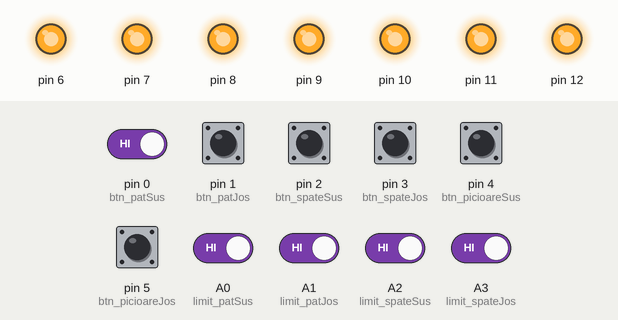
Recording of a sketch running on a simulated Arduino Uno, built with avr-gcc and run on an emulated ATmega328P. Shown: output pins drawn as LEDs (lit = HIGH). The inputs (shaded band) are chosen by the test bench; at power-on: A0 (limit_patSus), A1 (limit_patJos), A2 (limit_spateSus), A3 (limit_spateJos), pin 0 (btn_patSus), pin 1 (btn_patJos), pin 2 (btn_spateSus), pin 3 (btn_spateJos), pin 4 (btn_picioareSus), pin 5 (btn_picioareJos) HIGH.

Above: at 1.2 s.
1.3 s: pin 4 (btn_picioareSus) pulled LOW for 0.15 s
At 1.47 s:
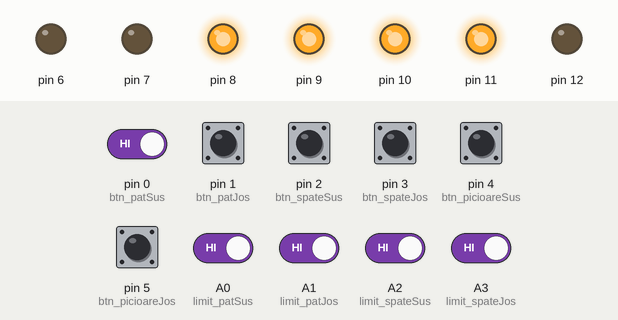
3.0 s: pin 5 (btn_picioareJos) pulled LOW for 0.15 s
At 3.17 s:
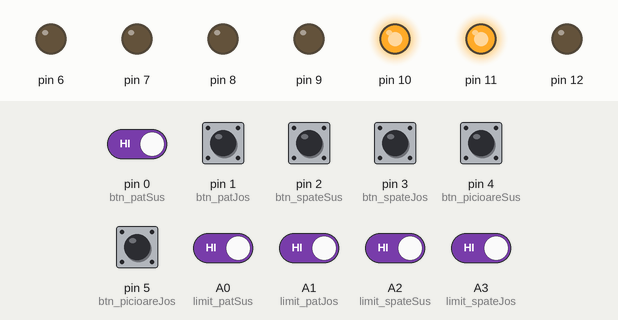
4.7 s: pin 0 (btn_patSus) driven LOW and pin 4 (btn_picioareSus) driven LOW
6.2 s: pin 0 (btn_patSus) driven HIGH
At 6.7 s:
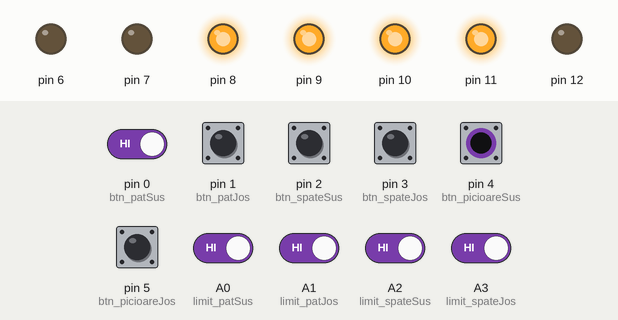
7.7 s: pin 0 (btn_patSus) driven LOW
At 8.8 s:
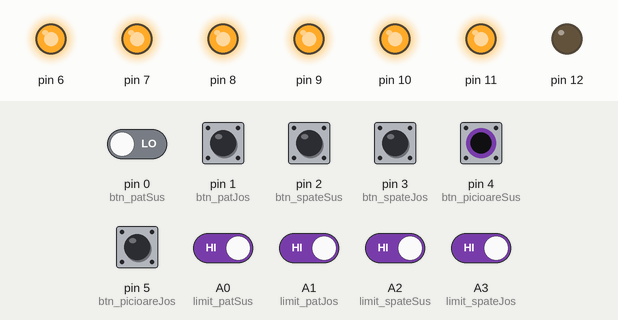
Timing chart, 0 to 10.3 s (numbered marks = the images above; inputs shaded):
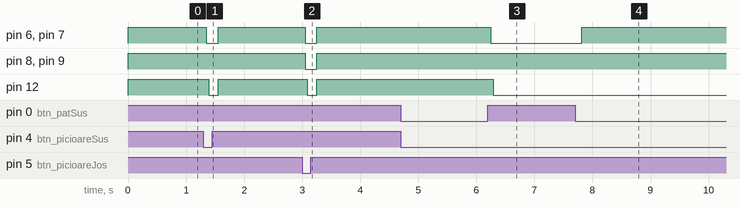

The sketch:

ProgramPatMedical.ino
```cpp
#include<ezButton.h>
#include<ezOutput.h>

//Definire butoane
ezButton btn_patSus(0);
ezButton btn_patJos(1);
ezButton btn_spateSus(2);
ezButton btn_spateJos(3);
ezButton btn_picioareSus(4);
ezButton btn_picioareJos(5);

//Definire limitatori
ezButton limit_patSus(A0);
ezButton limit_patJos(A1);
ezButton limit_spateSus(A2);
ezButton limit_spateJos(A3);

//Definire comanda actionare
ezOutput K1_punteH(6);
ezOutput K2_punteH(7);
ezOutput K3_punteH(8);
ezOutput K4_punteH(9);
ezOutput K5_motorPat(10);
ezOutput K6_motorSpate(11);
ezOutput K7_motorPicioare(12);

void setup() {

  btn_patSus.setDebounceTime(50);
  btn_patJos.setDebounceTime(50);
  btn_spateSus.setDebounceTime(50);
  btn_spateJos.setDebounceTime(50);
  btn_picioareSus.setDebounceTime(50);
  btn_picioareJos.setDebounceTime(50);
  limit_spateSus.setDebounceTime(50);
  limit_spateJos.setDebounceTime(50);
  limit_patSus.setDebounceTime(50);
  limit_patJos.setDebounceTime(50);

  K1_punteH.high();
  K2_punteH.high();
  K3_punteH.high();
  K4_punteH.high();
  K5_motorPat.high();
  K6_motorSpate.high();
  K7_motorPicioare.high();


}

void loop() {

  btn_patSus.loop();
  btn_patJos.loop();
  btn_spateSus.loop();
  btn_spateJos.loop();
  btn_picioareSus.loop();
  btn_picioareJos.loop();
  limit_patSus.loop();
  limit_patJos.loop();
  limit_spateSus.loop();
  limit_spateJos.loop();

//Conditii miscare

 if(!btn_patSus.getState()&&btn_patJos.getState()&&btn_spateSus.getState()&&btn_spateJos.getState()&&btn_picioareSus.getState()&&btn_picioareJos.getState()&&!limit_patSus.getState())
 {
  //pat sus
  punteH(1);
  delay(20);
  K6_motorSpate.high();
  K7_motorPicioare.high();
  delay(20);
  K5_motorPat.low();
 }
 else
  if(!btn_patSus.getState()&&limit_patSus.getState())
  {
    K5_motorPat.high();
    punteH(3);
    }

 if(!btn_patJos.getState()&&btn_patSus.getState()&&btn_spateSus.getState()&&btn_spateJos.getState()&&btn_picioareSus.getState()&&btn_picioareJos.getState()&&!limit_patJos.getState())
  {
//pat jos
  punteH(2);
   delay(20);
  K6_motorSpate.high();
  K7_motorPicioare.high();
  delay(20);
  K5_motorPat.low();
    }
 else
  if(!btn_patJos.getState()&&limit_patJos.getState())
  {
    K5_motorPat.high();
    punteH(3);
    }

 if(!btn_spateSus.getState()&&btn_patSus.getState()&&btn_patJos.getState()&&btn_spateJos.getState()&&btn_picioareSus.getState()&&btn_picioareJos.getState()&&!limit_spateSus.getState())
  {
//spate sus
punteH(1);
delay(20);
K5_motorPat.high();
K7_motorPicioare.high();
delay(20);
K6_motorSpate.low();
    }
 else
  if(!btn_spateSus.getState()&&limit_spateSus.getState())
  {
    K6_motorSpate.high();
    punteH(3);
    }

 if(!btn_spateJos.getState()&&btn_patSus.getState()&&btn_patJos.getState()&&btn_spateSus.getState()&&btn_picioareSus.getState()&&btn_picioareJos.getState()&&!limit_spateJos.getState())
   {
//spate jos
punteH(2);
delay(20);
K5_motorPat.high();
K7_motorPicioare.high();
delay(20);
K6_motorSpate.low();
    }
 else
  if(!btn_spateJos.getState()&&limit_spateJos.getState())
  {
    K6_motorSpate.high();
    punteH(3);
    }

 if(!btn_picioareSus.getState()&&btn_patSus.getState()&&btn_patJos.getState()&&btn_spateSus.getState()&&btn_spateJos.getState()&&btn_picioareJos.getState())
    {
//picioare sus
punteH(1);
delay(20);
K5_motorPat.high();
K6_motorSpate.high();
delay(20);
K7_motorPicioare.low();
    }

 if(!btn_picioareJos.getState()&&btn_patSus.getState()&&btn_patJos.getState()&&btn_spateSus.getState()&&btn_spateJos.getState()&&btn_picioareSus.getState())
    {
//picioare jos
punteH(2);
delay(20);
K5_motorPat.high();
K6_motorSpate.high();
delay(20);
K7_motorPicioare.low();
    }

  if(btn_patSus.getState()&&btn_patJos.getState()&&btn_spateSus.getState()&&btn_spateJos.getState()&&btn_picioareSus.getState()&&btn_picioareJos.getState())
    {
     punteH(3);
     K5_motorPat.high();
     K6_motorSpate.high();
     K7_motorPicioare.high();
    }


}


//Functie de control pentru puntea H
void punteH(int dir)
{
 switch (dir)
 {
  //daca dir==1 motoarul merge 'inainte'
  case 1:
  K1_punteH.low();
  K2_punteH.low();
  K3_punteH.high();
  K4_punteH.high();
  break;
 //daca dir==2 motoarul merge 'inapoi'
  case 2:
  K1_punteH.low();
  K2_punteH.low();
  K3_punteH.low();
  K4_punteH.low();
  break;
  //motorul este oprit
  default:
  K1_punteH.high();
  K2_punteH.high();
  K3_punteH.high();
  K4_punteH.high();
  break;
 }
 }
```

Measured:
- after the input at 1.3 s, pin 6, pin 7: HIGH → LOW after 0.05 s, → HIGH 0.20 s later; pin 12: HIGH → LOW after 0.09 s, → HIGH 0.16 s later
- after the input at 3.0 s, pin 6–9: HIGH → LOW after 0.05 s, → HIGH 0.20 s later; pin 12: HIGH → LOW after 0.09 s, → HIGH 0.16 s later
- after the input at 4.7 s, every drawn part: stays the same
- after the input at 6.2 s, pin 6, pin 7: HIGH → LOW after 0.05 s; pin 12: HIGH → LOW after 0.09 s
- after the input at 7.7 s, pin 6, pin 7: LOW → HIGH after 0.12 s
